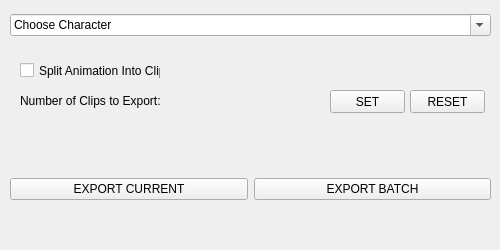
<?xml version="1.0" encoding="UTF-8"?>
<ui version="4.0">
 <class>Form</class>
 <widget class="QWidget" name="Form">
  <property name="geometry">
   <rect>
    <x>0</x>
    <y>0</y>
    <width>500</width>
    <height>250</height>
   </rect>
  </property>
  <property name="windowTitle">
   <string>Form</string>
  </property>
  <widget class="QWidget" name="verticalLayoutWidget">
   <property name="geometry">
    <rect>
     <x>10</x>
     <y>10</y>
     <width>481</width>
     <height>31</height>
    </rect>
   </property>
   <layout class="QVBoxLayout" name="set_character_layout">
    <item>
     <widget class="QFontComboBox" name="set_character_combo_box">
      <property name="currentText">
       <string>Choose Character</string>
      </property>
     </widget>
    </item>
   </layout>
  </widget>
  <widget class="QWidget" name="verticalLayoutWidget_2">
   <property name="geometry">
    <rect>
     <x>10</x>
     <y>50</y>
     <width>481</width>
     <height>101</height>
    </rect>
   </property>
   <layout class="QVBoxLayout" name="set_clips_layout">
    <item>
     <widget class="QWidget" name="animation_clips_layout" native="true">
      <widget class="QCheckBox" name="export_into_clips_chk_btn">
       <property name="geometry">
        <rect>
         <x>10</x>
         <y>10</y>
         <width>141</width>
         <height>21</height>
        </rect>
       </property>
       <property name="text">
        <string>Split Animation Into Clips</string>
       </property>
      </widget>
      <widget class="QLabel" name="number_of_clips_label">
       <property name="geometry">
        <rect>
         <x>10</x>
         <y>40</y>
         <width>141</width>
         <height>21</height>
        </rect>
       </property>
       <property name="text">
        <string>Number of Clips to Export:</string>
       </property>
      </widget>
      <widget class="QPushButton" name="set_clips_btn">
       <property name="geometry">
        <rect>
         <x>320</x>
         <y>40</y>
         <width>75</width>
         <height>23</height>
        </rect>
       </property>
       <property name="text">
        <string>SET</string>
       </property>
      </widget>
      <widget class="QPushButton" name="reset_clips_btn">
       <property name="geometry">
        <rect>
         <x>400</x>
         <y>40</y>
         <width>75</width>
         <height>23</height>
        </rect>
       </property>
       <property name="text">
        <string>RESET</string>
       </property>
      </widget>
     </widget>
    </item>
   </layout>
  </widget>
  <widget class="QWidget" name="horizontalLayoutWidget">
   <property name="geometry">
    <rect>
     <x>10</x>
     <y>159</y>
     <width>481</width>
     <height>61</height>
    </rect>
   </property>
   <layout class="QHBoxLayout" name="export_btn_layout">
    <item>
     <widget class="QPushButton" name="export_cur_btn">
      <property name="text">
       <string>EXPORT CURRENT</string>
      </property>
     </widget>
    </item>
    <item>
     <widget class="QPushButton" name="export_batch_btn">
      <property name="text">
       <string>EXPORT BATCH</string>
      </property>
     </widget>
    </item>
   </layout>
  </widget>
 </widget>
 <resources/>
 <connections/>
</ui>
